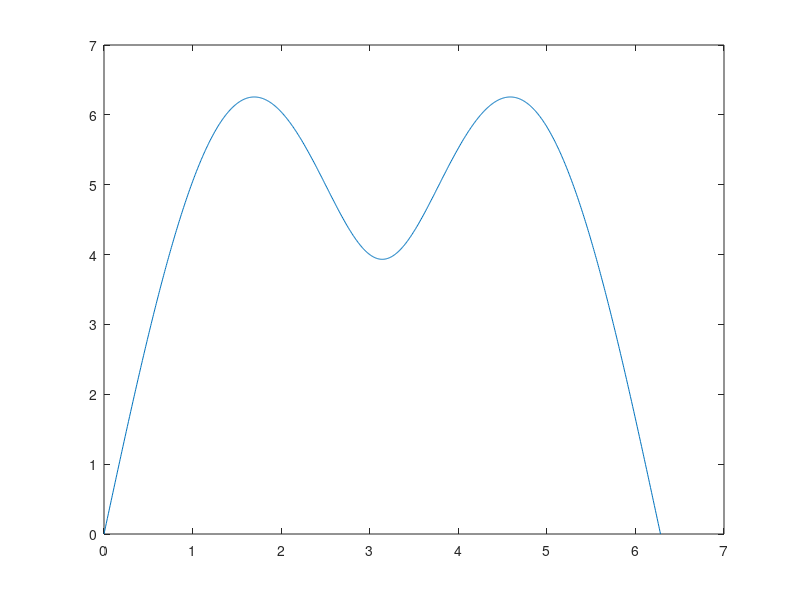
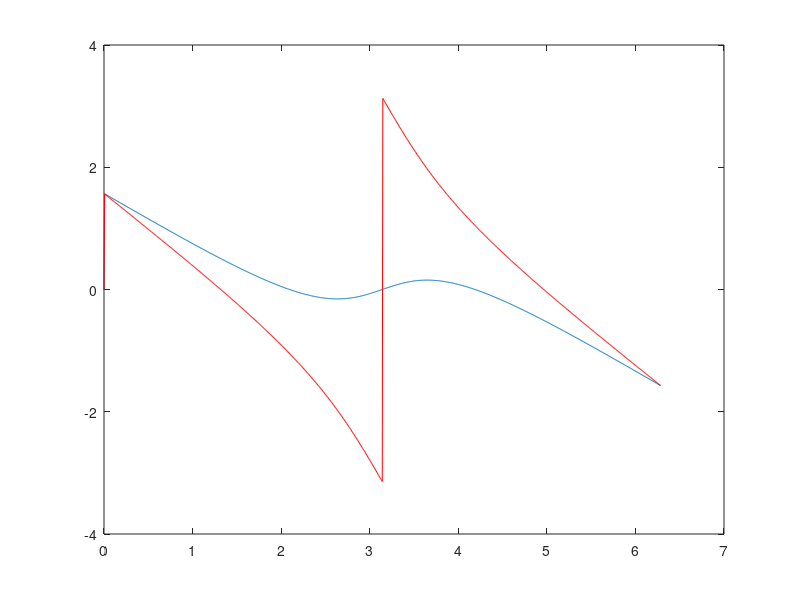

MATLAB code for these plots, in order: (Note: this script raises an error after producing the figures.)
close all;clear all;clc;
num1=2*conv([1 -1],[1 .5]);
den=conv(1-0.8*exp(j*pi/4),1-0.8*exp(-j*pi/4));
num2=conv([1 -1],[1 2]);
w=0:2*pi/1000:2*pi;
h1=freqz(num1,den,w);
h2=freqz(num2,den,w);
plot(w,abs(h1))
hold on
%plot(w,abs(h2),'r')
figure;
plot(w,angle(h1))
hold on
plot(w,angle(h2),'r')

sys1=tf(num1,den,1);
sys2=tf(num2,den,1);
figure;
iopzplot(sys1)
hold on
iopzplot(sys2,'r')